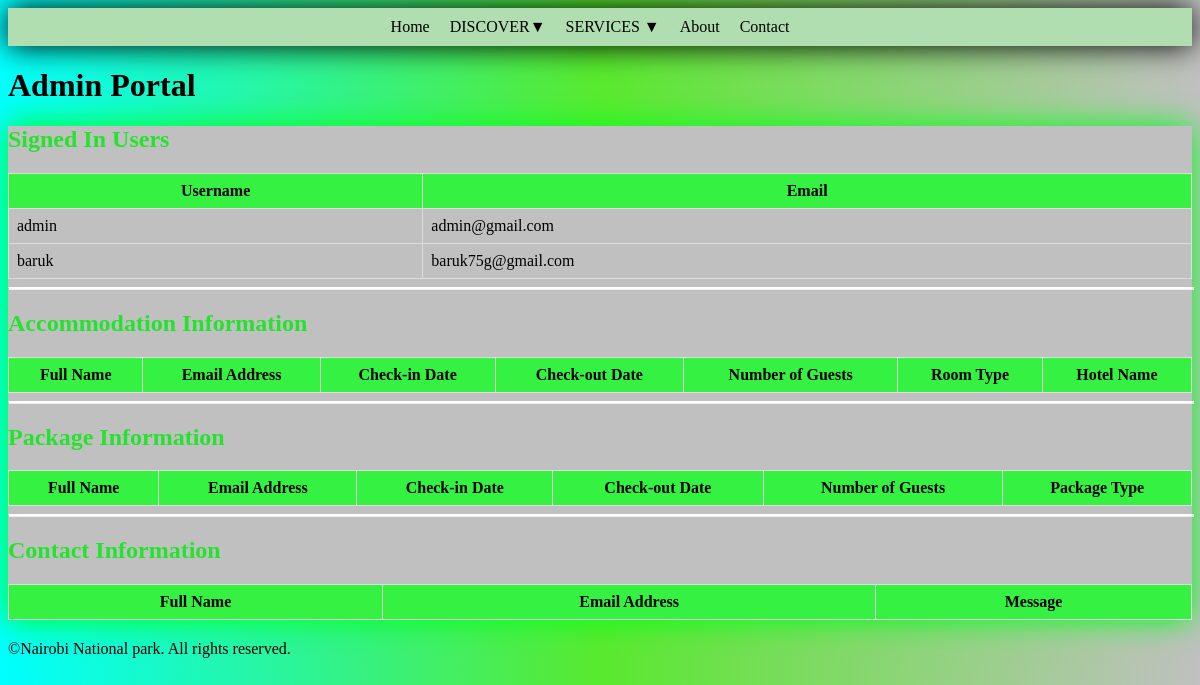
The page /admin/page on the database as committed earlier.
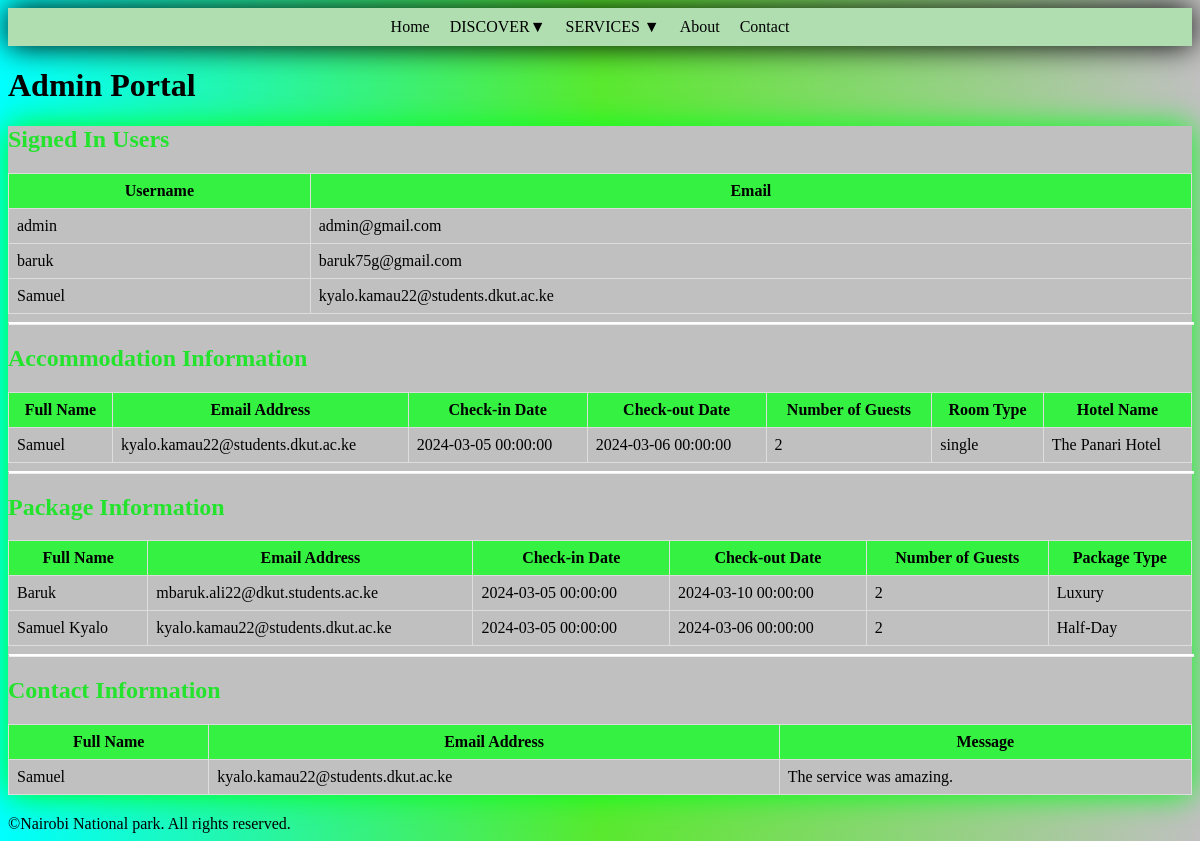
The same page on the database as committed later.
### tours/models.py (models this page shows, shortened)
class User(db.Model):
    id = db.Column(db.Integer, primary_key=True)
    username = db.Column(db.String(20), unique=True, nullable=False)
    email = db.Column(db.String(120), unique=True, nullable=False)
    password = db.Column(db.String(60), nullable=False)

class Accommodation (db.Model):
    id = db.Column(db.Integer, primary_key=True)
    name = db.Column(db.String(100), nullable=False)
    email = db.Column(db.String(120), nullable=False)
    checkinDate = db.Column(db.DateTime, nullable=False)
    checkoutDate = db.Column(db.DateTime, nullable=False)
    guests = db.Column(db.Integer, nullable=False)
    room = db.Column(db.String(100), nullable=False)
    hotel = db.Column(db.String(100), nullable=False)

class Package (db.Model):
    id = db.Column(db.Integer, primary_key=True)
    name = db.Column(db.String(100), nullable=False)
    email = db.Column(db.String(120), nullable=False)
    checkinDate = db.Column(db.DateTime, nullable=False)
    checkoutDate = db.Column(db.DateTime, nullable=False)
    guests = db.Column(db.Integer, nullable=False)
    pkgType = db.Column(db.String(100), nullable=False)

class Contact (db.Model):
    id = db.Column(db.Integer, primary_key=True)
    name = db.Column(db.String(100), nullable=False)
    email = db.Column(db.String(120), nullable=False)
    message = db.Column(db.String(1000), nullable=False)

### tours/routes.py (the view)
@app.route('/admin/page', methods=['GET', 'POST'])
def admin():
    context = {}
    users = User.query.all()
    packages = Package.query.all()
    accommodations = Accommodation.query.all()
    contacts = Contact.query.all()
    package_list = []
    for pkg in packages:
        package_info = {
            'name': pkg.name,
            'email': pkg.email,
            'checkinDate': pkg.checkinDate,
            'checkoutDate': pkg.checkoutDate,
            'guests': pkg.guests,
            'pkgType': pkg.pkgType
        }
        package_list.append(package_info)
    accommodation_list = []
    for acc in accommodations:
        accommodation_info = {
            'name': acc.name,
            'email': acc.email,
            'checkinDate': acc.checkinDate,
            'checkoutDate': acc.checkoutDate,
            'guests': acc.guests,
            'room': acc.room,
            'hotel': acc.hotel
        }
        accommodation_list.append(accommodation_info)
    contact_list = []
    for cont in contacts:
        contact_info = {
            'name': cont.name,
            'email': cont.email,
            'message': cont.message,
        }
        contact_list.append(contact_info)
    users_dict = {user.username: user.email for user in users}
    context['users'] = users_dict
    context['packages'] = package_list
    context['accommodations'] = accommodation_list
    context['contacts'] = contact_list
    return render_template('admin.html', **context)

### tours/templates/admin.html (shortened to what this page needs)
<!DOCTYPE html>
<html lang="en">
<head>
    <link rel="stylesheet" href="{{ url_for('static', filename='/css/admin.css') }}">
</head>
<body>
     <nav class="navbar">
        <ul class="nav-list" id="navList">
            <li class="nav-item"><a href="{{ url_for('index') }}">Home</a></li>
            <li class="nav-item dropdown">
                <a href="#" class="dropdown-toggle">DISCOVER&#9660;</a>
            </li>
            <li class="nav-item dropdown">
                <a href="#" class="dropdown-toggle">SERVICES &#9660;</a>
            </li>
            <li class="nav-item"><a href="{{ url_for('about') }}">About</a></li>
            <li class="nav-item"><a href="{{ url_for('contact') }}">Contact</a></li>
        </ul>
    </nav>
    <h1>Admin Portal</h1>
<div class="TouristInfo">
    <h2>Signed In Users</h2>
    <table>
        <tr id="user">
            <th>Username</th>
            <th>Email</th>
        </tr>
        {% for name, email in users.items() %}
        <tr>
            <td>{{ name }}</td>
            <td>{{ email }}</td>
        </tr>
        {% endfor %}
    </table>
    <hr style="border-top: 2px solid white;  width: 100%;" />
    <h2>Accommodation Information</h2>
    <table>
        <tr>
            <th>Full Name</th>
            <th>Email Address</th>
            <th>Check-in Date</th>
            <th>Check-out Date</th>
            <th>Number of Guests</th>
            <th>Room Type</th>
            <th>Hotel Name</th>
        </tr>
        {% for accommodation in accommodations %}
        <tr>
            <td>{{ accommodation.name }}</td>
            <td>{{ accommodation.email }}</td>
            <td>{{ accommodation.checkinDate }}</td>
            <td>{{ accommodation.checkoutDate }}</td>
            <td>{{ accommodation.guests }}</td>
            <td>{{ accommodation.room }}</td>
            <td>{{ accommodation.hotel }}</td>
        </tr>
        {% endfor %}
    </table>
    <hr style="border-top: 2px solid white;  width: 100%;" />
    <h2>Package Information</h2>
    <table>
        <tr>
            <th>Full Name</th>
            <th>Email Address</th>
            <th>Check-in Date</th>
            <th>Check-out Date</th>
            <th>Number of Guests</th>
            <th>Package Type</th>
        </tr>
        {% for package in packages %}
        <tr>
            <td>{{ package.name }}</td>
            <td>{{ package.email }}</td>
            <td>{{ package.checkinDate }}</td>
            <td>{{ package.checkoutDate }}</td>
            <td>{{ package.guests }}</td>
            <td>{{ package.pkgType}}</td>
        </tr>
        {% endfor %}
    </table>
    <hr style="border-top: 2px solid white;  width: 100%;" />
    <h2>Contact Information</h2>
    <table>
        <tr>
            <th>Full Name</th>
            <th>Email Address</th>
            <th>Message</th>
        </tr>
        {% for contact in contacts %}
        <tr>
            <td>{{ contact.name }}</td>
            <td>{{ contact.email }}</td>
            <td>{{ contact.message }}</td>
        </tr>
        {% endfor %}
    </table>
</div>
    <footer>&copy;Nairobi National park. All rights reserved.</footer>
</body>
</html>

### tours/static/css/admin.css (style rules this page uses)
.navbar { color: rgb(81, 193, 154); padding: 10px 20px; display: flex; justify-content: space-around; align-items: center; background-color: hsla(122, 41%, 78%, 1); box-shadow: 0 0 30px rgb(0, 255, 26); }
.nav-list { list-style: none; margin: 0; padding: 0; display: flex; }
.nav-item { margin-right: 20px; position: relative; }
.nav-item a { color: black; text-decoration: none; }
table { width: 100%; border-collapse: collapse; }
table th, table td { padding: 8px; border: 1px solid #dddddd; }
table th { background-color: #35f142; font-weight: bold; }
table td { text-align: left; }
h2 { color: rgb(35, 227, 45); }
.TouristInfo { background-color: silver; box-shadow: 0 0 30px rgb(0, 255, 26); margin-bottom: 20px; }
body { background-image: linear-gradient(to right, aqua, rgb(89, 233, 46), silver); }
.navbar { color: rgb(81, 193, 154); padding: 10px 20px; display: flex; justify-content: space-around; align-items: center; background-color: hsla(122, 41%, 78%, 1); box-shadow: 0 0 30px black; }

Rows that differ between the two databases and show on the page:
added User: username "Samuel", email "kyalo.kamau22@students.dkut.ac.ke"
added Accommodation: name "Samuel", email "kyalo.kamau22@students.dkut.ac.ke", checkinDate "2024-03-05 00:00:00", checkoutDate "2024-03-06 00:00:00", guests "2", room "single", hotel "The Panari Hotel"
added Package: name "Baruk", email "mbaruk.ali22@dkut.students.ac.ke", checkinDate "2024-03-05 00:00:00", checkoutDate "2024-03-10 00:00:00", guests "2", pkgType "Luxury"
added Package: name "Samuel Kyalo", email "kyalo.kamau22@students.dkut.ac.ke", checkinDate "2024-03-05 00:00:00", checkoutDate "2024-03-06 00:00:00", guests "2", pkgType "Half-Day"
added Contact: name "Samuel", email "kyalo.kamau22@students.dkut.ac.ke", message "The service was amazing."
